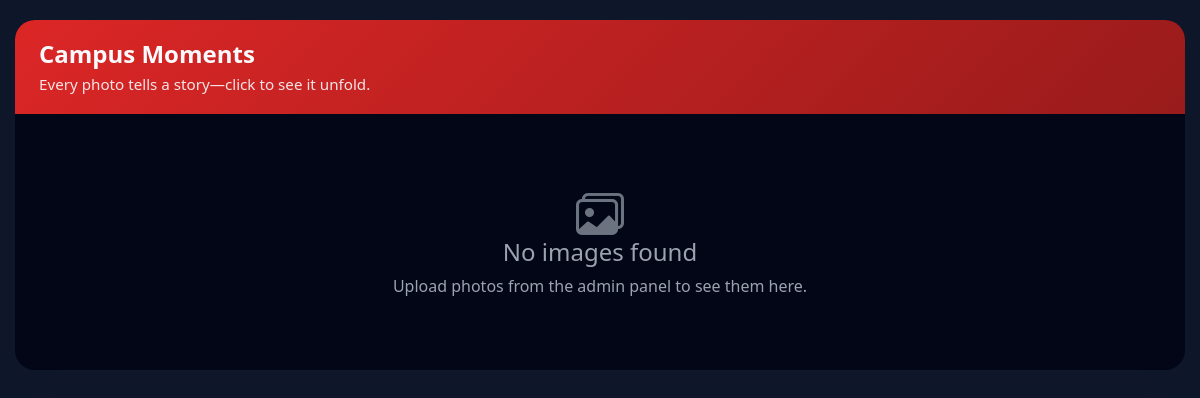
/gallery.php, run on an earlier commit of the app's database.
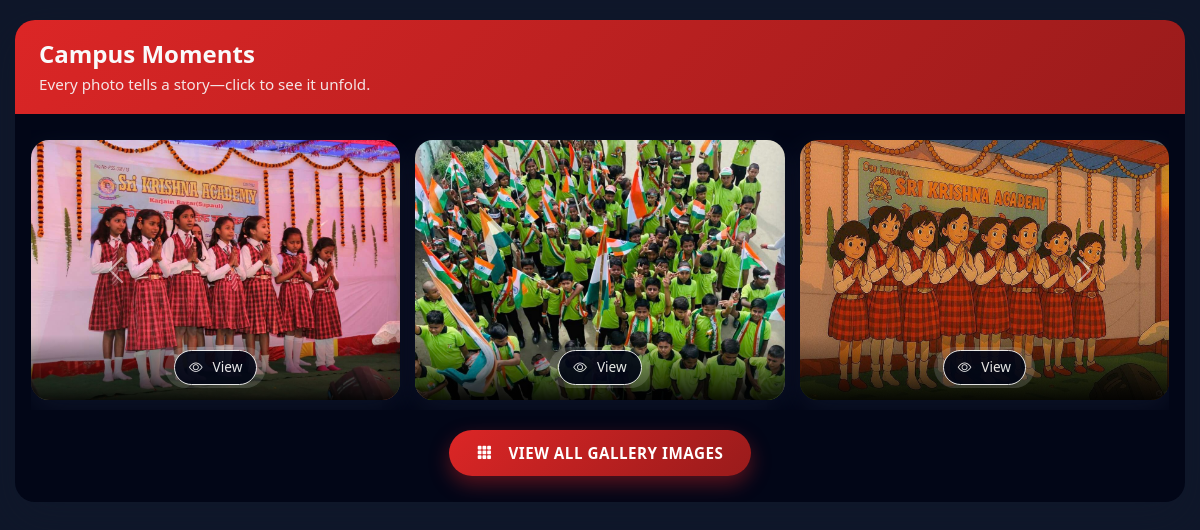
And on a later commit of the database.
### tables this page shows
CREATE TABLE `gallery_uploads` (
  `id` int(11) NOT NULL,
  `filename` varchar(255) NOT NULL,
  `original_name` varchar(255) NOT NULL,
  `file_size` int(11) NOT NULL,
  `upload_date` timestamp NOT NULL DEFAULT current_timestamp(),
  `caption` text DEFAULT NULL
);

### gallery.php (the view, shortened to what this page needs)
<?php
require_once __DIR__ . '/includes/db.php';
$stmt = $pdo->query("SELECT * FROM gallery_uploads ORDER BY upload_date DESC");
$gallery_images = $stmt->fetchAll(PDO::FETCH_ASSOC);
?>
<!DOCTYPE html>
<html lang="en">
<head>
    <link href="https://cdn.jsdelivr.net/npm/bootstrap@5.3.3/dist/css/bootstrap.min.css" rel="stylesheet">
    <link href="https://cdn.jsdelivr.net/npm/bootstrap-icons@1.11.0/font/bootstrap-icons.css" rel="stylesheet">
</head>
<body>
    <div class="gallery-wrapper">
        <div class="card card-gallery">
            <div class="card-gallery-header">
                <h3 class="mb-1">Campus Moments</h3>
                <p class="mb-0">
                    Every photo tells a story—click to see it unfold.
                </p>
            </div>
            <div class="card-body p-3">
                <?php if (!empty($gallery_images)): ?>
                    <div id="galleryCarousel" class="carousel slide" data-bs-ride="carousel" data-bs-interval="3000">
                        <div class="carousel-inner">
                            <?php
                            $chunks = array_chunk($gallery_images, 3);
                            $chunkIndex = 0;
                            foreach ($chunks as $chunk):
                                $isActive = ($chunkIndex === 0) ? 'active' : '';
                                $chunkIndex++;
                                ?>
                                <div class="carousel-item <?= $isActive ?>">
                                    <div class="slide-row">
                                        <?php foreach ($chunk as $image): ?>
                                            <?php
                                            $image_path = 'uploads/photos/' . $image['filename'];
                                            ?>
                                            <div class="gallery-item" data-bs-toggle="modal"
                                                data-bs-target="#imageModal<?= (int) $image['id'] ?>">
                                                <img src="<?= htmlspecialchars($image_path) ?>" alt="Gallery Image" class="gallery-img">
                                                <div class="gallery-overlay">
                                                    <div class="gallery-meta">
                                                        <span class="badge-soft">
                                                            <button type="button" class="btn btn-preview" data-bs-toggle="modal"
                                                                data-bs-target="#imageModal<?= (int) $image['id'] ?>">
                                                                <i class="bi bi-eye me-1"></i>View
                                                            </button>
                                                        </span>
                                                    </div>
                                                </div>
                                            </div>
                                        <?php endforeach; ?>
                                    </div>
                                </div>
                            <?php endforeach; ?>
                        </div>
                        <?php if (count($gallery_images) > 3): ?>
                            <button class="carousel-control-prev" type="button" data-bs-target="#galleryCarousel"
                                data-bs-slide="prev">
                                <span class="carousel-control-prev-icon" aria-hidden="true"></span>
                            </button>
                            <button class="carousel-control-next" type="button" data-bs-target="#galleryCarousel"
                                data-bs-slide="next">
                                <span class="carousel-control-next-icon" aria-hidden="true"></span>
                            </button>
                        <?php endif; ?>
                    </div>
                    <?php if (count($gallery_images) > 3): ?>
                        <div style="text-align: center; margin-top: 20px; padding-bottom: 10px;">
                            <a href="view-all-gallery" target="_blank" class="btn-view-all">
                                <i class="bi bi-grid-3x3-gap-fill me-2"></i>View All Gallery Images
                            </a>
                        </div>
                    <?php endif; ?>
                <?php else: ?>
                    <div class="empty-state">
                        <i class="bi bi-images"></i>
                        <h4>No images found</h4>
                        <p>Upload photos from the admin panel to see them here.</p>
                    </div>
                <?php endif; ?>
            </div>
        </div>
    </div>
</body>
</html>

What changed in the data, as far as the page shows it:
added gallery_uploads: filename (picture)
added gallery_uploads: filename (picture)
added gallery_uploads: filename (picture)
Also different on the page:
text no longer shown: "No images found Upload photos from the admin panel to see them here."
text now shown: "VIEW ALL GALLERY IMAGES"
